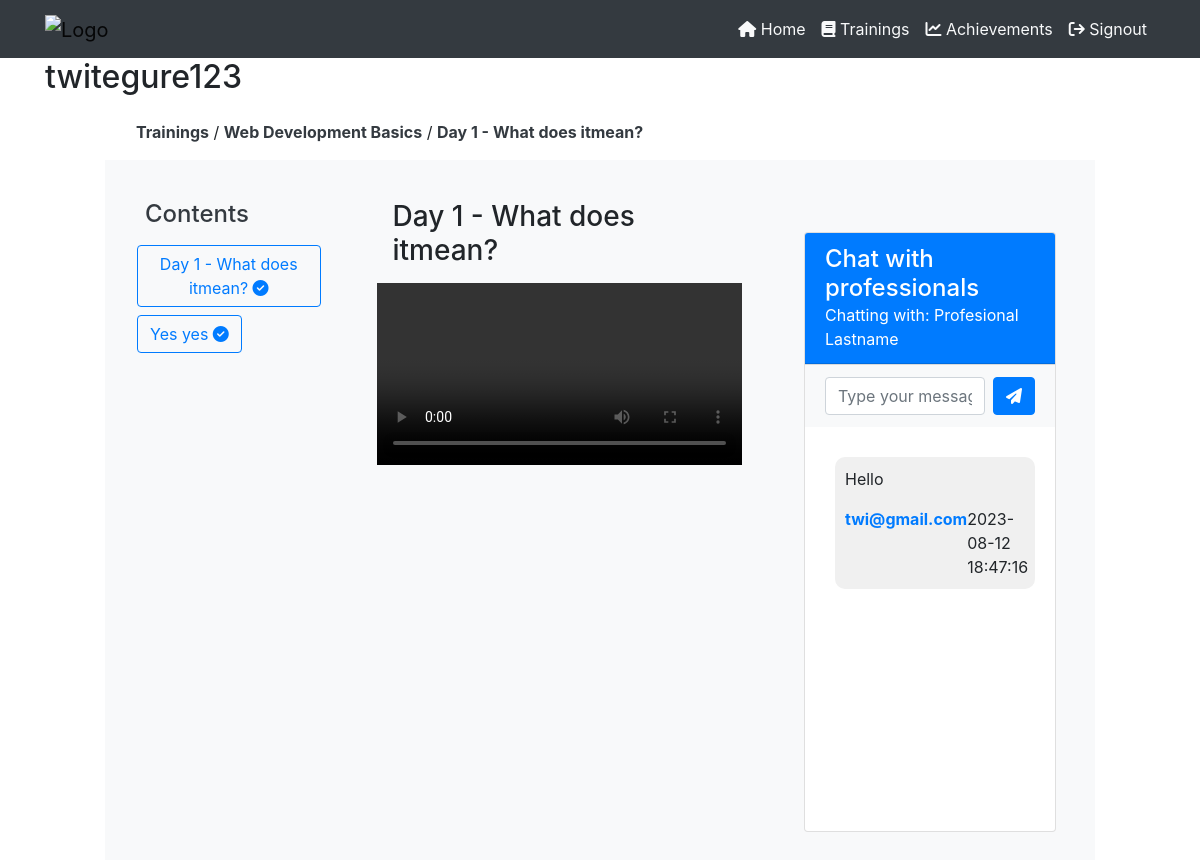
The page /employee-get-training-contnet.php?training=10&content=16 (signed in) on the database its author committed.
### tables this page shows
CREATE TABLE `trainings` (
  `training_id` int(11) NOT NULL,
  `training_topic` varchar(255) NOT NULL,
  `training_description` text NOT NULL DEFAULT 'This is the defaullt description of the trainings',
  `training_start` varchar(255) NOT NULL,
  `training_end` varchar(255) NOT NULL,
  `training_cover` varchar(255) NOT NULL,
  `training_depart` int(11) NOT NULL,
  `training_status` varchar(255) NOT NULL
);

CREATE TABLE `training_contents` (
  `training_content_id` int(11) NOT NULL,
  `training` int(11) NOT NULL,
  `content_name` varchar(255) NOT NULL,
  `content_file` varchar(255) NOT NULL
);

CREATE TABLE `professionals` (
  `professional_id` int(11) NOT NULL,
  `professional_fn` varchar(255) NOT NULL,
  `professional_ln` varchar(255) NOT NULL,
  `professional_email` varchar(255) NOT NULL,
  `professional_phone` int(12) NOT NULL,
  `professional_status` varchar(255) NOT NULL
);

CREATE TABLE `msgs_professional_employee` (
  `msg_id` int(11) NOT NULL,
  `msg_sender` int(11) NOT NULL,
  `msg_receiver` int(11) NOT NULL,
  `msg_content` text NOT NULL,
  `msg_sendtime` varchar(255) NOT NULL,
  `msg_status` varchar(255) NOT NULL
);

CREATE TABLE `users` (
  `user_id` int(11) NOT NULL,
  `user_nid` text NOT NULL,
  `user_name` varchar(255) NOT NULL,
  `user_fn` varchar(255) NOT NULL,
  `user_ln` varchar(255) NOT NULL,
  `user_email` varchar(255) NOT NULL,
  `user_phone` int(11) NOT NULL,
  `user_pass` varchar(255) NOT NULL,
  `user_type` varchar(255) NOT NULL,
  `department` int(11) NOT NULL,
  `user_state` varchar(255) NOT NULL
);

### php/employee-sessions.php (called while the page is built, shortened)
<?php
    $acting_employee_id = $_SESSION['employee_id'];
    $get_infos = mysqli_fetch_array(mysqli_query($server,"SELECT * from users
        WHERE user_id = '$acting_employee_id'
    "));
    $acting_employee_email = $get_infos['user_email'];
    $acting_employee_usern = $_SESSION['employee_username'];
?>

### employee-get-training-contnet.php (the view, shortened to what this page needs)
<?php
    include("php/connection.php");
    include("php/employee-sessions.php");
?>
<!DOCTYPE html>
<html lang="en">
<head>
    <link rel="stylesheet" href="https://maxcdn.bootstrapcdn.com/bootstrap/4.5.2/css/bootstrap.min.css">
    <link rel="stylesheet" href="https://cdnjs.cloudflare.com/ajax/libs/font-awesome/6.4.2/css/all.min.css" />
</head>
<body>
    <?php
        include("php/employee-header.php");
    ?>
    <div class="container">
        <div class="row align-items-center">
            <div class="col-md-8">
                <?php
                    if (isset($_GET['welcome'])) {
                        ?>
                        <h2>
                            Welcome <?php echo $acting_employee_usern; ?>
                        </h2>
                        <?php
                    }
                    else {
                        ?>
                        <h2>
                            <?php echo $acting_employee_usern; ?>
                        </h2>
                        <?php
                    }
                ?>
            </div>
        </div>
    </div>
    <section class="">
        <div class="" style="width: 80%;margin:auto;">
            <?php
                if (!isset($_GET['training']) || !isset($_GET['content'])) {
                    ?>
                    <p class="alert alert-danger">
                        No training sent to the server.
                    </p>
                    <?php
                }
                else {
                    $training = $_GET['training'];
                    $content_id = $_GET['content'];
                    $check_exists = mysqli_query($server,"SELECT * from trainings WHERE
                        training_id='$training'
                    ");
                    $check_content_exiss = mysqli_query($server,"SELECT * from training_contents
                        WHERE
                        training_content_id = '$content_id'
                        AND training = '$training'
                    ");
                    if (mysqli_num_rows($check_exists) != 1 || mysqli_num_rows($check_content_exiss) !=1) {
                        ?>
                        <p class="alert alert-danger">
                            The contents are not found.
                        </p>
                        <?php
                    }
                    else {
                        $data_check_exits = mysqli_fetch_array($check_exists);
                        $data_cehc_content_exists = mysqli_fetch_array($check_content_exiss);
                        ?>
                        <div class="contents m-3">
                            <a href="employee-trainings.php" class="text-dark font-weight-bold">Trainings</a>
                            /
                            <a href="employee-trainings-content.php?training=<?php echo $training; ?>" class="text-dark font-weight-bold"><?php echo $data_check_exits['training_topic']; ?></a>
                            /
                            <a href="" class="text-dark font-weight-bold"><?php echo $data_cehc_content_exists['content_name']; ?></a>
                        </div>
                        <div class="row bg-light" style="height: 700px;">
                            <?php include("php/employee-training-content-list.php"); ?>
                            <div class="col-md-5 bg-light p-4">
                                <?php include("php/employee-get-training-content.php"); ?>
                            </div>
                            <div class="col-md-4 p-4">
                                <?php
                                    include("php/emplyees-contents-chat.php");
                                ?>
                            </div>
                        </div>
                        <?php
                    }
                }
            ?>
        </div>
</section>
</body>
</html>

### php/employee-training-content-list.php (shortened to what this page needs)
<div class="col-md-3 text-light p-4" id="contents_list">
    <h4 class="text-dark m-3">
        Contents
    </h4>
    <?php
        $get_trainings_content = mysqli_query($server,"SELECT * from training_contents
            WHERE training='$training'
        ");
            ?>
            <?php
        while ($data_contents = mysqli_fetch_array($get_trainings_content)) {
            ?>
            <div class="row m-2" >
                <a href="employee-get-training-contnet.php?training=<?php echo $training; ?>&content=<?php echo $data_contents['training_content_id']; ?>" class="btn btn-outline-primary">
                    <?php
                        $current_content = $data_contents['training_content_id'];
                        echo $data_contents['content_name'];
                        $check_content_info = mysqli_query($server,"SELECT * from empl_trainings_conent_completion
                            WHERE employee='$acting_employee_id'
                            AND training = '$training'
                            AND content = '$current_content'
                            AND status = 'Completed'
                            ");
                            if (mysqli_num_rows($check_content_info) > 0) {
                                ?>
                                    <i class="fa fa-check-circle"></i>
                                <?php
                            }
                    ?>
                </a>
            </div>
            <?php
        }
    ?>
</div>

### php/employee-get-training-content.php (shortened to what this page needs)
<?php
    if (isset($_GET['content'])) {
        $content_id = $_GET['content'];
        $get_content_info = mysqli_query($server,"SELECT * from training_contents
            WHERE training_content_id = '$content_id'
        ");
        if (mysqli_num_rows($get_content_info) != 1) {
            ?>
            <p class="alert alert-danger">
                No data sent to server
            </p>
            <?php
        }
        else {
            $data_contents = mysqli_fetch_array($get_content_info);
            $training = $data_contents['training'];
            ?>
            <div>
                <h3 class="m-3">
                    <?php echo $data_contents['content_name']; ?>
                </h3>
                <div class="content_file">
                    <video controls autoplay="false" width="100%">
                        <source src="<?php echo $data_contents['content_file']; ?>" type="video/mp4">
                    </video>
                </div>
            </div>
            <?php
        }
    }
    else {
        ?>
        <p class="alert alert-danger">
            No contents sent to server.
        </p>
        <?php
    }
?>

### php/emplyees-contents-chat.php (shortened to what this page needs)
<div class="container mt-5">
    <?php
        $check_professss = mysqli_query($server,"SELECT * from training_professionals
            WHERE  training = '$training'
        ");
        if (mysqli_num_rows($check_professss) < 1) {
            ?>
            <h4 class="mb-0">Chat with professionals</h4>
            <p class="alert alert-danger">
                No professional for this training
            </p>
            <?php
        }
        else {
            $data_professs = mysqli_fetch_array($check_professss);
            $professional_id = $data_professs['professional'];
            $get_professional_info = mysqli_fetch_array(mysqli_query($server,"SELECT * from professionals
                WHERE professional_id = '$professional_id'
            "));
            ?>
            <div class="card" style="height: 600px;">
                <div class="card-header bg-primary text-white">
                    <h4 class="mb-0">Chat with professionals</h4>
                    <p class="mb-0">Chatting with: <?php echo $get_professional_info['professional_fn']." ".$get_professional_info['professional_ln']; ?></p>
                </div>
                <div class="card-footer bg-light">
                    <form action="" method="POST" autocomplete="off" class="d-flex">
                        <input type="text" name="msg_field" class="form-control" placeholder="Type your message...">
                        <button type="submit" name="send_msg_btn" class="btn btn-primary ml-2"><i class="fas fa-paper-plane"></i></button>
                    </form>
                </div>
                <div class="card-body chat-messages " style="overflow-y: auto;">
                    <?php
                        $get_msgs = mysqli_query($server,"SELECT * from msgs_professional_employee
                            WHERE (msg_sender = '$professional_id' AND msg_receiver = '$acting_employee_id') OR (msg_sender = '$acting_employee_id' AND msg_receiver = '$professional_id')
                            ORDER BY msg_sendtime DESC;
                        ");
                            ?>
                            <?php
                        while($data_msgs = mysqli_fetch_array($get_msgs)) {
                            $sender = $data_msgs['msg_sender'];
                            if ($sender == $acting_employee_id) {
                                ?>
                                <div class="message received-message">
                                    <div class="message-content">
                                        <p>
                                            <?php echo $data_msgs['msg_content']; ?>
                                        </p>
                                        <div class="message-meta" style="display: flex;">
                                            <div class="sender-name font-weight-bold text-primary" style="flex: 1;">
                                                <?php echo $acting_employee_email; ?>
                                            </div>
                                            <div class="message-date">
                                                <?php echo $data_msgs['msg_sendtime']; ?>
                                            </div>
                                        </div>
                                    </div>
                                </div>
                                <?php
                            }
                        }
                    ?>
                </div>
            </div>
            <?php
        }
    ?>
</div>

### php/emplyees-contents-chat.php (style rules this page uses)
.received-message { background-color: #f0f0f0; margin-right: auto; margin-left: 10px; margin-top: 10px; padding: 10px; border-radius: 10px; }

### employee-get-training-contnet.php (style rules this page uses)
.bg-primary { background-color: #007bff; }

### rows shown on the page
trainings: training_topic "Web Development Basics"
training_contents: content_name "Day 1 - What does itmean?"
training_contents: content_name "Yes yes"
professionals: professional_fn "Profesional", professional_ln "Lastname"
msgs_professional_employee: msg_content "Hello", msg_sendtime "2023-08-12 18:47:16"
users: user_email "twi@gmail.com"

### other values the page prints
$acting_employee_usern "twitegure123"
